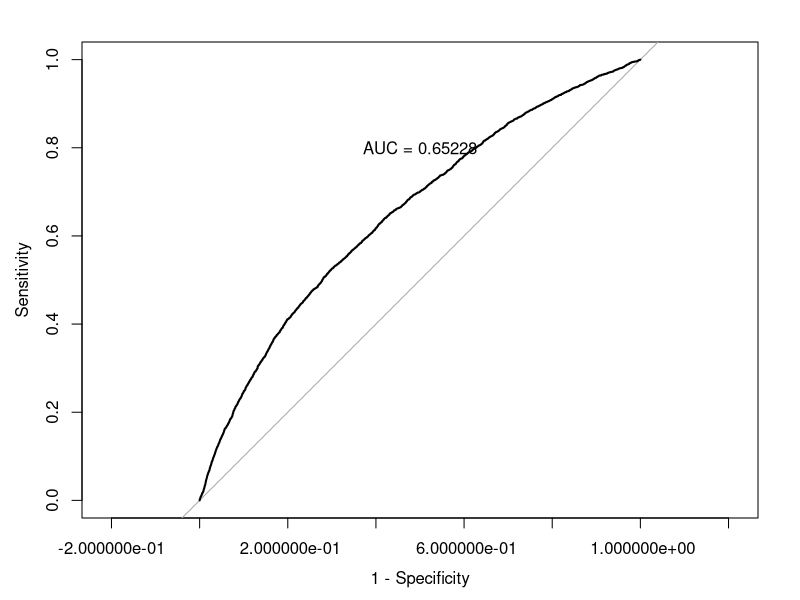

Recreate this plot in R.

library("ggplot2") # a data visualization package
library("xtable") # processing of regression output
library("knitr") # used for report compilation and table display
library("caret") # confusion matrix
library ("pROC") # confusion matrix ROC Curve
RFMdata <- read.csv(file = "3_sustainable_consumption.csv")
head(RFMdata,5)
summary(RFMdata)
# model1 <- glm(purchaselabel~gender_rev+agegroup+GDP+BMI+trustngo+children+education_rev+trustngo, data=RFMdata, family = "binomial")
# summary(model1)
# exp(coef(model1))

model1 <- glm(purchaselabel~gender_rev+agegroup+ruralurban+GDP+BMI+children+education_rev+trustngo, data=RFMdata, family = "binomial")
summary(model1)
exp(coef(model1))

output <- cbind(summary(model1)$coefficient[,1:4], exp(coef(model1)))
colnames(output) <- c("beta", "SE", "z", "p", "exp(beta)")
knitr::kable(output, caption = "Logistic Regression Result", digits = 3)

model2 <- glm(purchaselabel~ 1, data=RFMdata, family = "binomial")
summary(model2)
anova(model1, model2, test = "Chisq")#comparing 2 models

#--------------------
# Predicting probabilities
RFMdata$Base.Probability <- predict(model1, RFMdata, type="response")
library(knitr)
kable(head(RFMdata))

# Predicting behavior
RFMdata$Predicted.Purchase <- 1*(RFMdata$Base.Probability>=0.5)
kable(head(RFMdata))

# Evaluating the model
library(caret)
confusionMatrix(table(RFMdata$Predicted.Purchase,RFMdata$purchaselabel),positive = "1")

library(pROC)
myroc <- roc(RFMdata$purchaselabel, RFMdata$Base.Probability)
plot(myroc,legacy.axes=TRUE)
text(0.5, 0.8, labels = sprintf("AUC = %.5f",myroc$auc))


#-----------------------